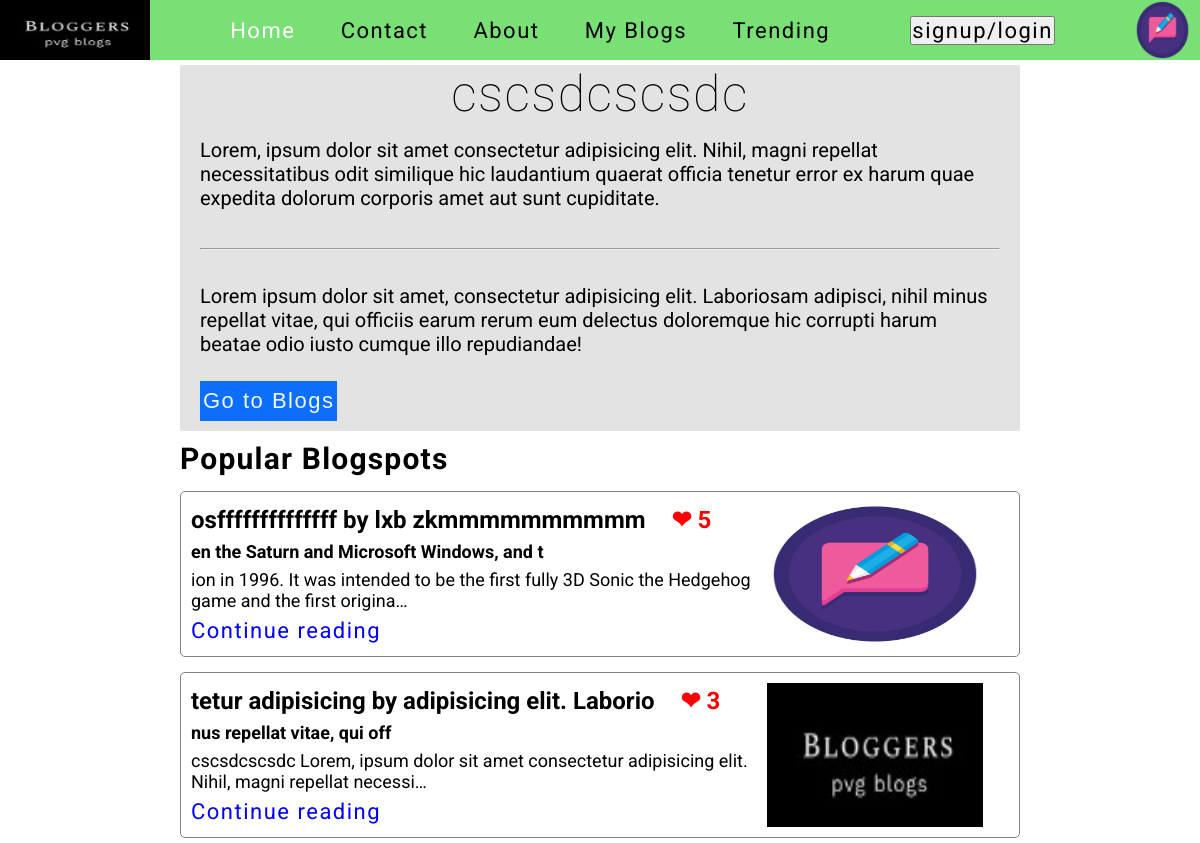
The page / on the database its author committed.
### abhi/models.py (models this page shows, shortened)
class Blogposts(models.Model):
    idno=AutoField(primary_key=True)
    title=models.CharField(max_length=200,default=" ")
    author_name=models.CharField(max_length=120,default=" ")
    subtitle=models.CharField(max_length=200,default=" ")
    content=models.CharField(max_length=12000)
    views=models.IntegerField(default=0)
    likes=models.IntegerField(default=0)
    image=models.ImageField(upload_to="home/images",default="")

### abhi/views.py (the view)
# urls.py: path('',views.index,name="home"),
def index(request):
    blogs=Blogposts.objects.all()
    context={'blogs':blogs}
    return render(request,"home/index.html",context)

### templates/home/index.html (shortened to what this page needs)
{% extends 'basic.html' %}
{% block homeactive %} active {% endblock homeactive %}
{% block body %}
<div class="mainblog">
    <div class="part50">
        <div class="siteinfo">
            <div class="innermain">
                <h1>cscsdcscsdc</h1>
                <p>Lorem, ipsum dolor sit amet consectetur adipisicing elit. Nihil, magni repellat necessitatibus odit
                    similique hic laudantium quaerat officia tenetur error ex harum quae expedita dolorum corporis amet
                    aut
                    sunt cupiditate.</p>
                <br>
                <br>
                <hr>
                <br>
                <p>Lorem ipsum dolor sit amet, consectetur adipisicing elit. Laboriosam adipisci, nihil minus repellat
                    vitae, qui officiis earum rerum eum delectus doloremque hic corrupti harum beatae odio iusto cumque
                    illo
                    repudiandae!</p>
                <button class="blogmaininner"><a href="/myblogs/">Go to Blogs</a></button>
            </div>
        </div>
        <h2>Popular Blogspots</h2>
        <div class="homeblogstrending">
        {% for blog in blogs %}
        <div class="homeblogs">
            <div class="homeblogscardinner">
                <h2>{{blog.title}} by {{blog.author_name}} <p style="display: inline-block;margin-left: 20px;color:red" >&#10084;  {{blog.likes}}</p></h2>
                <h3 class="innertexthomecard" >{{blog.subtitle}}</h3>
                <p class="innertexthomecard" >{{blog.content | truncatechars:100}}</p>
                <div class="innertexthomecard">
                    <a href="/blog/{{blog.title}}" class="homeblogscardinnershorttextbutton">Continue reading</a>
                </div>
            </div>
            {% load static %}
            <img  class="homeblogscardinnerimages" src="/media/{{blog.image}}">
        </div>
        {% endfor %}
    </div>
    </div>
</div>
{% endblock body %}

### templates/basic.html (shortened to what this page needs)
<!DOCTYPE html>
<html lang="en">
<head>
</head>
    <nav class="navbar">
        {% load static %}
        <img  class="blogslogol" src="{% static 'home/blogslogo.jfif' %}">
        <ul class="listitems">
            <li class="listitem"><a class="{% block homeactive%}{% endblock homeactive%}" href="/">Home</a></li>
            <li class="listitem"><a class="{% block contactactive%}{% endblock contactactive%}" href="/contact/">Contact</a></li>
            <li class="listitem"><a class="{% block aboutactive%}{% endblock aboutactive%}" href="/about/">About</a></li>
            <li class="listitem"><a class="{% block myblogsactive%}{% endblock myblogsactive%}" href="/myblogs/">My Blogs</a></li>
            <li class="listitem"><a class="{% block trendingactive%}{% endblock trendingactive%}" href="/trending/">Trending</a></li>
        </ul>
            {% load static %}
        {% if user.is_authenticated %}
        <form action="/logout/" method="POST">
            {% csrf_token %}
            <button type="submit">Logout</button>
        </form>
        {% else %}
         <button class="button signup-login signup login" ><a href="/loginsignup">signup/login</a></button>
        {% endif %}
        {% load static %}
        <img  class="blogslogor" src="{% static 'home/blog.png' %}">
    </nav>
{% block body %} {% endblock body %}
</html>

### templates/home/index.html (style rules this page uses)
.mainblog { text-align: left; }
.siteinfo { margin-bottom: 10px; background-color: rgb(228, 227, 227); }
.innermain { margin-left: 20px; margin-right: 20px; }
.blogmaininner { margin-top: 25px; margin-bottom: 10px; background-color: #0D6EFD; border: none; height: 40px; text-align: center; cursor: pointer; }
.blogmaininner a { margin-left: 3px; margin-right: 3px; color: aliceblue; font-family: 'Nunito', sans-serif; letter-spacing: 1.5px; }
.siteinfo .innermain h1 { text-align: center; font-size: 50px; font-weight: 100; letter-spacing: 1.5px; }
.siteinfo .innermain p { font-size: 20px; margin-top: 15px; }
.part50 { width: 70vw; margin: 5px auto; }
.part50>h2 { margin-bottom: 12px; letter-spacing: 1.2px; font-size: 30px; }
.homeblogs { align-items: center; margin-top: 15px; display: flex; width: 100%; padding: 10px; border: 0.5px solid grey; border-radius: 5px; }
.homeblogscardinner { height: 12vw; width: 48vw; display: flex; justify-content: space-around; flex-direction: column; }
.homeblogscardinnerimages { height: 12vw; width: 18vw; display: inline-block; }
.innertexthomecard .homeblogscardinnershorttextbutton { font-size: 22px; color: blue; }
.innertexthomecard { font-size: 18px; }
.homeblogstrending { width: 100%; }

### templates/basic.html (style rules this page uses)
* { margin: 0; padding: 0; box-sizing: border-box; font-family: 'Roboto', sans-serif; }
.navbar { display: flex; background-color: rgb(120, 224, 116); height: 60px; width: 100%; align-items: center; justify-content: space-between; }
.blogslogol { height: 60px; width: 150px; }
.listitems { display: flex; justify-content: space-between; width: 50%; list-style: none; }
a { color:black; font-size: 22px; cursor: pointer; text-decoration: none; letter-spacing: 1.5px; }
.blogslogor { height: 60px; width: 55px; margin-right: 10px; }
.active { color:white; }

### rows shown on the page
Blogposts: title "osffffffffffffff", author_name "lxb zkmmmmmmmmmm", likes "5", subtitle "en the Saturn and Microsoft Windows, and t", content "ion in 1996. It was intended to be the first fully 3D Sonic the Hedgehog game and the first origina…", image (picture)
Blogposts: title "tetur adipisicing", author_name "adipisicing elit. Laborio", likes "3", subtitle "nus repellat vitae, qui off", content "cscsdcscsdc Lorem, ipsum dolor sit amet consectetur adipisicing elit. Nihil, magni repellat necessi…", image (picture)
